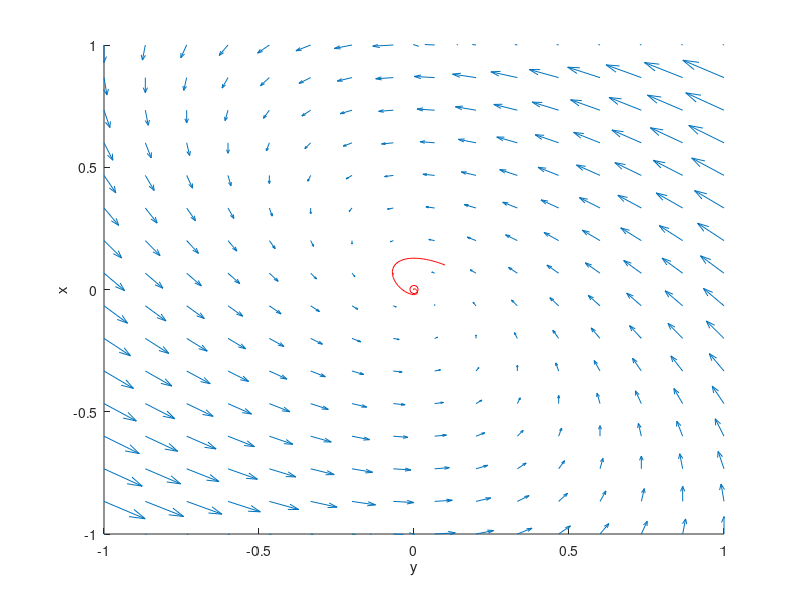

Source code (MATLAB):

% parameters
a = -1;
b = -1;
d = 0;
c = 1;

% model equations
f =@(x,y) a*x + b*y; 
g =@(x,y) c*x + d*y;

[T, X] = ode45(@(t,x)[f(x(1),x(2));g(x(1),x(2))], [0,1000], [.1,.1] );

figure; hold on;
set(gca, 'xlim', [-1, 1], 'ylim', [-1, 1])
ylabel('x');
xlabel('y')

xArray = linspace(-1,1,16);
yArray = linspace(-1,1,16);

[xMesh,yMesh] = meshgrid(xArray, yArray);

% the Matlab plot command for a field of arrows is:
quiver(xMesh, yMesh, f(xMesh, yMesh), g(xMesh,yMesh))

plot(X(:,1),X(:,2),'-r')
plot(X(end,1),X(end,2), 'or')